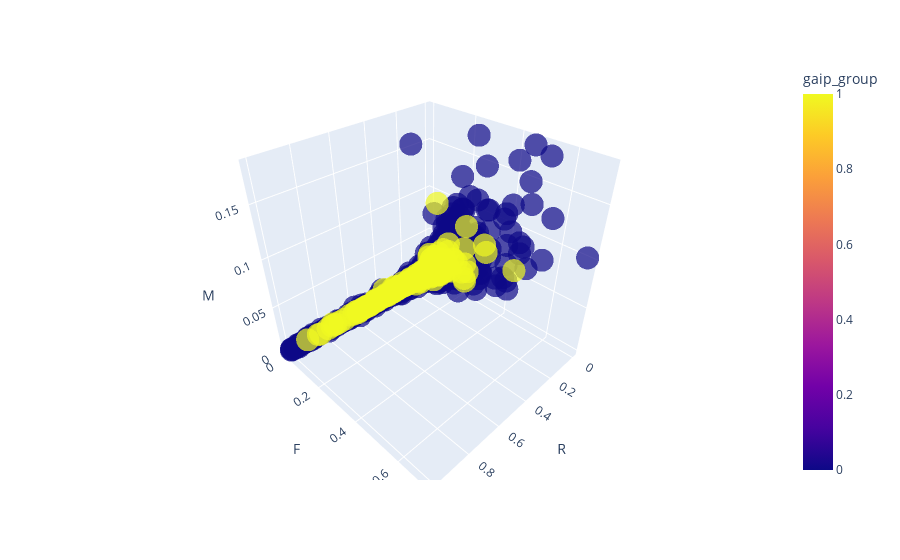

Here is the notebook cell this chart was saved with:
### Code cell
scaler = MinMaxScaler()
data_num_scaled = pd.DataFrame(scaler.fit_transform(RFM18.df.loc[:,["R","F","M"]]), columns = ["R","F","M"])
data_num_scaled.index = RFM18.df.index
data_num_scaled = data_num_scaled.query('F<0.9 or M<0.15')
data_num_scaled["gaip_group"] = (RFM18.df.gaip_date.map(lambda x:x.year)==2018).astype(int)
data_num_scaled

fig = px.scatter_3d(data_num_scaled ,x = "R",y = "F",z = "M",color = data_num_scaled["gaip_group"],opacity=0.7)
fig.show()

### Figure 1 — Plotly figure (JSON) as saved in the notebook; plotly's stock layout.template omitted (floating-point values rounded to 4 significant figures; data arrays with more than 128 entries replaced by an {"elided": "..."} marker saying what was removed)
{"data": [{"hoverlabel": {"namelength": 0}, "hovertemplate": "R=%{x}<br>F=%{y}<br>M=%{z}<br>gaip_group=%{marker.color}", "legendgroup": "", "marker": {"color": {"elided": "2050 int values"}, "coloraxis": "coloraxis", "opacity": 0.7, "symbol": "circle"}, "mode": "markers", "name": "", "scene": "scene", "showlegend": false, "type": "scatter3d", "x": {"elided": "2050 float values"}, "y": {"elided": "2050 float values"}, "z": {"elided": "2050 float values"}}], "layout": {"coloraxis": {"colorbar": {"title": {"text": "gaip_group"}}, "colorscale": [[0, "#0d0887"], [0.1111, "#46039f"], [0.2222, "#7201a8"], [0.3333, "#9c179e"], [0.4444, "#bd3786"], [0.5556, "#d8576b"], [0.6667, "#ed7953"], [0.7778, "#fb9f3a"], [0.8889, "#fdca26"], [1, "#f0f921"]]}, "legend": {"tracegroupgap": 0}, "margin": {"t": 60}, "scene": {"domain": {"x": [0, 1], "y": [0, 1]}, "xaxis": {"title": {"text": "R"}}, "yaxis": {"title": {"text": "F"}}, "zaxis": {"title": {"text": "M"}}}}}
